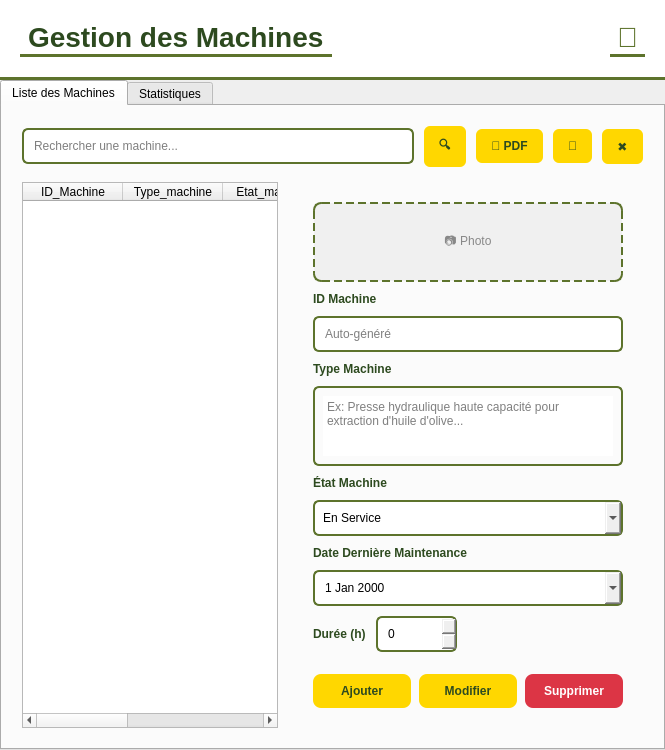
      <widget class="QWidget" name="pageMachine">
       <layout class="QVBoxLayout" name="verticalLayout_5">
        <property name="spacing">
         <number>0</number>
        </property>
        <property name="margin" stdset="0">
         <number>0</number>
        </property>
        <item>
         <widget class="QFrame" name="headerFrameMachine">
          <property name="minimumSize">
           <size>
            <width>0</width>
            <height>80</height>
           </size>
          </property>
          <property name="styleSheet">
           <string notr="true">background: #ffffff; border: none; border-bottom: 3px solid #5d732c;</string>
          </property>
          <layout class="QHBoxLayout" name="horizontalLayout_5">
           <property name="margin" stdset="0">
            <number>20</number>
           </property>
           <item>
            <widget class="QLabel" name="headerTitleMachine">
             <property name="styleSheet">
              <string notr="true">color: #2d4a1f; font-size: 28px; font-weight: bold;</string>
             </property>
             <property name="text">
              <string>Gestion des Machines</string>
             </property>
            </widget>
           </item>
           <item>
            <spacer name="horizontalSpacer_5">
             <property name="orientation">
              <enum>Qt::Orientation::Horizontal</enum>
             </property>
             <property name="sizeHint" stdset="0">
              <size>
               <width>40</width>
               <height>20</height>
              </size>
             </property>
            </spacer>
           </item>
           <item>
            <widget class="QLabel" name="userIconHeaderMachine">
             <property name="font">
              <font>
               <pointsize>-1</pointsize>
               <kerning>true</kerning>
              </font>
             </property>
             <property name="styleSheet">
              <string notr="true">font-size: 28px; color: #5d732c;</string>
             </property>
             <property name="text">
              <string>👤</string>
             </property>
            </widget>
           </item>
          </layout>
         </widget>
        </item>
        <item>
         <widget class="QFrame" name="contentAreaMachine">
          <layout class="QVBoxLayout" name="contentLayoutMachine">
           <property name="spacing">
            <number>0</number>
           </property>
           <property name="margin" stdset="0">
            <number>0</number>
           </property>
           <item>
            <widget class="QTabWidget" name="tabWidgetMachine">
             <property name="currentIndex">
              <number>0</number>
             </property>
             <widget class="QWidget" name="machineListTab">
              <attribute name="title">
               <string>Liste des Machines</string>
              </attribute>
              <layout class="QVBoxLayout" name="tab1LayoutMachine">
               <property name="spacing">
                <number>15</number>
               </property>
               <property name="margin" stdset="0">
                <number>20</number>
               </property>
               <item>
                <layout class="QHBoxLayout" name="searchLayoutMachine">
                 <property name="spacing">
                  <number>10</number>
                 </property>
                 <item>
                  <widget class="QLineEdit" name="searchBoxMachine">
                   <property name="styleSheet">
                    <string notr="true">padding: 8px; border: 2px solid #5d732c; border-radius: 6px;</string>
                   </property>
                   <property name="placeholderText">
                    <string>Rechercher une machine...</string>
                   </property>
                  </widget>
                 </item>
                 <item>
                  <widget class="QPushButton" name="btnSearchMachine">
                   <property name="styleSheet">
                    <string>background: #ffd700; color: #2d4a1f; border: none; padding: 10px 15px; border-radius: 6px; font-weight: bold;</string>
                   </property>
                   <property name="text">
                    <string>🔍</string>
                   </property>
                  </widget>
                 </item>
                 <item>
                  <widget class="QPushButton" name="exportButton">
                   <property name="styleSheet">
                    <string>background: #ffd700; color: #2d4a1f; border: none; padding: 10px 15px; border-radius: 6px; font-weight: bold;</string>
                   </property>
                   <property name="text">
                    <string>📄 PDF</string>
                   </property>
                  </widget>
                 </item>
                 <item>
                  <widget class="QPushButton" name="btnRefreshMachine">
                   <property name="styleSheet">
                    <string>background: #ffd700; color: #2d4a1f; border: none; padding: 10px 15px; border-radius: 6px; font-weight: bold;</string>
                   </property>
                   <property name="text">
                    <string>🔄</string>
                   </property>
                  </widget>
                 </item>
                 <item>
                  <widget class="QPushButton" name="btnClearMachine">
                   <property name="styleSheet">
                    <string>background: #ffd700; color: #2d4a1f; border: none; padding: 10px 15px; border-radius: 6px; font-weight: bold;</string>
                   </property>
                   <property name="text">
                    <string>✖</string>
                   </property>
                  </widget>
                 </item>
                </layout>
               </item>
               <item>
                <layout class="QHBoxLayout" name="splitLayoutMachine">
                 <property name="spacing">
                  <number>15</number>
                 </property>
                 <item>
                  <widget class="QTableWidget" name="machineTable">
                   <property name="columnCount">
                    <number>5</number>
                   </property>
                   <attribute name="horizontalHeaderStretchLastSection">
                    <bool>true</bool>
                   </attribute>
                   <column>
                    <property name="text">
                     <string>ID_Machine</string>
                    </property>
                   </column>
                   <column>
                    <property name="text">
                     <string>Type_machine</string>
                    </property>
                   </column>
                   <column>
                    <property name="text">
                     <string>Etat_machine</string>
                    </property>
                   </column>
                   <column>
                    <property name="text">
                     <string>Date_dernière_maintenance</string>
                    </property>
                   </column>
                   <column>
                    <property name="text">
                     <string>Durée_fonctionnement</string>
                    </property>
                   </column>
                  </widget>
                 </item>
                 <item>
                  <widget class="QFrame" name="formPanelMachine">
                   <property name="minimumSize">
                    <size>
                     <width>350</width>
                     <height>0</height>
                    </size>
                   </property>
                   <property name="maximumSize">
                    <size>
                     <width>400</width>
                     <height>16777215</height>
                    </size>
                   </property>
                   <layout class="QVBoxLayout" name="formLayoutMachine">
                    <property name="spacing">
                     <number>10</number>
                    </property>
                    <property name="margin" stdset="0">
                     <number>20</number>
                    </property>
                    <item>
                     <widget class="QLabel" name="photoLabelMachine">
                      <property name="minimumSize">
                       <size>
                        <width>0</width>
                        <height>80</height>
                       </size>
                      </property>
                      <property name="styleSheet">
                       <string>background: #f0f0f0; border: 2px dashed #5d732c; border-radius: 8px; color: #888;</string>
                      </property>
                      <property name="text">
                       <string>📷 Photo</string>
                      </property>
                      <property name="alignment">
                       <set>Qt::AlignmentFlag::AlignCenter</set>
                      </property>
                     </widget>
                    </item>
                    <item>
                     <widget class="QLabel" name="labelIdMachine">
                      <property name="styleSheet">
                       <string notr="true">color: #2d4a1f; font-weight: bold;</string>
                      </property>
                      <property name="text">
                       <string>ID Machine</string>
                      </property>
                     </widget>
                    </item>
                    <item>
                     <widget class="QLineEdit" name="inputIdMachine">
                      <property name="styleSheet">
                       <string notr="true">padding: 8px; border: 2px solid #5d732c; border-radius: 6px;</string>
                      </property>
                      <property name="readOnly">
                       <bool>true</bool>
                      </property>
                      <property name="placeholderText">
                       <string>Auto-généré</string>
                      </property>
                     </widget>
                    </item>
                    <item>
                     <widget class="QLabel" name="labelTypeMachine">
                      <property name="styleSheet">
                       <string notr="true">color: #2d4a1f; font-weight: bold;</string>
                      </property>
                      <property name="text">
                       <string>Type Machine</string>
                      </property>
                     </widget>
                    </item>
                    <item>
                     <widget class="QTextEdit" name="inputTypeMachine">
                      <property name="minimumSize">
                       <size>
                        <width>0</width>
                        <height>60</height>
                       </size>
                      </property>
                      <property name="maximumSize">
                       <size>
                        <width>16777215</width>
                        <height>80</height>
                       </size>
                      </property>
                      <property name="styleSheet">
                       <string>padding: 8px; border: 2px solid #5d732c; border-radius: 6px;</string>
                      </property>
                      <property name="placeholderText">
                       <string>Ex: Presse hydraulique haute capacité pour extraction d'huile d'olive...</string>
                      </property>
                     </widget>
                    </item>
                    <item>
                     <widget class="QLabel" name="labelEtatMachine">
                      <property name="styleSheet">
                       <string notr="true">color: #2d4a1f; font-weight: bold;</string>
                      </property>
                      <property name="text">
                       <string>État Machine</string>
                      </property>
                     </widget>
                    </item>
                    <item>
                     <widget class="QComboBox" name="inputEtatMachine">
                      <property name="styleSheet">
                       <string>padding: 8px; border: 2px solid #5d732c; border-radius: 6px;</string>
                      </property>
                      <item>
                       <property name="text">
                        <string>En Service</string>
                       </property>
                      </item>
                      <item>
                       <property name="text">
                        <string>En Maintenance</string>
                       </property>
                      </item>
                      <item>
                       <property name="text">
                        <string>Hors Service</string>
                       </property>
                      </item>
                     </widget>
                    </item>
                    <item>
                     <widget class="QLabel" name="labelDateMaintenance">
                      <property name="styleSheet">
                       <string notr="true">color: #2d4a1f; font-weight: bold;</string>
                      </property>
                      <property name="text">
                       <string>Date Dernière Maintenance</string>
                      </property>
                     </widget>
                    </item>
                    <item>
                     <widget class="QDateEdit" name="inputDateMaintenance">
                      <property name="styleSheet">
                       <string>padding: 8px; border: 2px solid #5d732c; border-radius: 6px;</string>
                      </property>
                      <property name="calendarPopup">
                       <bool>true</bool>
                      </property>
                     </widget>
                    </item>
                    <item>
                     <layout class="QHBoxLayout" name="dureeLayoutMachine">
                      <property name="spacing">
                       <number>10</number>
                      </property>
                      <item>
                       <widget class="QLabel" name="labelDureeMachine">
                        <property name="styleSheet">
                         <string notr="true">color: #2d4a1f; font-weight: bold;</string>
                        </property>
                        <property name="text">
                         <string>Durée (h)</string>
                        </property>
                       </widget>
                      </item>
                      <item>
                       <widget class="QSpinBox" name="inputDureeMachine">
                        <property name="maximumSize">
                         <size>
                          <width>120</width>
                          <height>16777215</height>
                         </size>
                        </property>
                        <property name="styleSheet">
                         <string>padding: 8px; border: 2px solid #5d732c; border-radius: 6px;</string>
                        </property>
                        <property name="maximum">
                         <number>999999</number>
                        </property>
                       </widget>
                      </item>
                      <item>
                       <spacer>
                        <property name="orientation">
                         <enum>Qt::Orientation::Horizontal</enum>
                        </property>
                        <property name="sizeHint" stdset="0">
                         <size>
                          <width>40</width>
                          <height>20</height>
                         </size>
                        </property>
                       </spacer>
                      </item>
                     </layout>
                    </item>
                    <item>
                     <spacer>
                      <property name="orientation">
                       <enum>Qt::Orientation::Vertical</enum>
                      </property>
                      <property name="sizeHint" stdset="0">
                       <size>
                        <width>20</width>
                        <height>10</height>
                       </size>
                      </property>
                     </spacer>
                    </item>
                    <item>
                     <layout class="QHBoxLayout" name="formButtonsMachine">
                      <property name="spacing">
                       <number>8</number>
                      </property>
                      <item>
                       <widget class="QPushButton" name="btnAddMachine">
                        <property name="styleSheet">
                         <string>background: #ffd700; color: #2d4a1f; border: none; padding: 10px; border-radius: 8px; font-weight: bold;</string>
                        </property>
                        <property name="text">
                         <string>Ajouter</string>
                        </property>
                       </widget>
                      </item>
                      <item>
                       <widget class="QPushButton" name="btnUpdateMachine">
                        <property name="styleSheet">
                         <string>background: #ffd700; color: #2d4a1f; border: none; padding: 10px; border-radius: 8px; font-weight: bold;</string>
                        </property>
                        <property name="text">
                         <string>Modifier</string>
                        </property>
                       </widget>
                      </item>
                      <item>
                       <widget class="QPushButton" name="btnDeleteMachine">
                        <property name="toolTip">
                         <string>Supprimer la machine sélectionnée</string>
                        </property>
                        <property name="styleSheet">
                         <string>background: #dc3545; color: white; border: none; padding: 10px; border-radius: 8px; font-weight: bold;</string>
                        </property>
                        <property name="text">
                         <string>Supprimer</string>
                        </property>
                       </widget>
                      </item>
                     </layout>
                    </item>
                   </layout>
                  </widget>
                 </item>
                </layout>
               </item>
              </layout>
             </widget>
             <widget class="QWidget" name="machineStatsTab">
              <attribute name="title">
               <string>Statistiques</string>
              </attribute>
              <layout class="QVBoxLayout" name="tab2LayoutMachine">
               <item>
                <widget class="QLabel" name="statsLabelMachine">
                 <property name="styleSheet">
                  <string>font-size: 24px; color: #5d732c; padding: 50px;</string>
                 </property>
                 <property name="text">
                  <string>📊 Statistiques</string>
                 </property>
                 <property name="alignment">
                  <set>Qt::AlignmentFlag::AlignCenter</set>
                 </property>
                </widget>
               </item>
              </layout>
             </widget>
            </widget>
           </item>
          </layout>
         </widget>
        </item>
       </layout>
      </widget>
